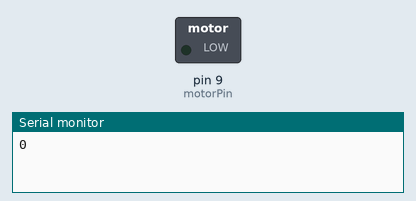
Bench run of a sketch on a simulated Arduino Uno, built with avr-gcc and run on an emulated ATmega328P. Shown: switched loads named in the sketch (green lamp = pin HIGH), the last lines printed to the serial monitor.

Above: at 0.1 s.
At 2.1 s:
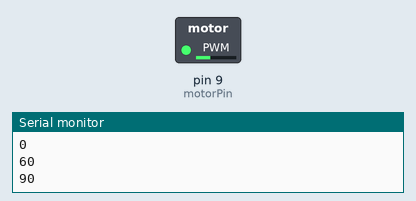
At 3.1 s:
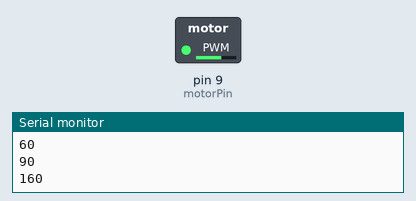
At 5.1 s:
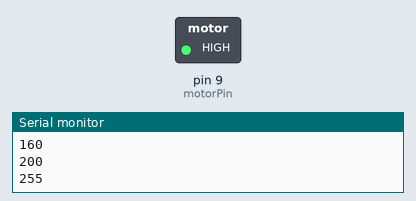
Timing chart, 0 to 6.6 s (numbered marks = the images above):
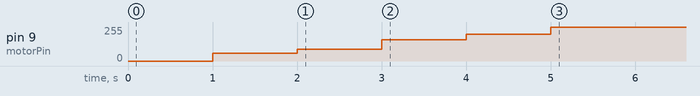

The sketch:

motor_calibration.ino
```cpp
const int motorPin = 9;
const int intensity[] = {0, 60, 90, 160, 200, 255};
void setup()
{
  pinMode(motorPin, OUTPUT);
  digitalWrite(motorPin, LOW);
  Serial.begin(9600);

  //  for ( int i = 60; i < 255 ; i += 30)
  //  {
  //    analogWrite(motorPin, i);
  //    Serial.println(i);
  //    delay(1000);
  //  }

  for ( int i = 0; i < 6; i++)
  {
    analogWrite(motorPin, intensity[i]);
    Serial.println(intensity[i]);
    delay(1000);
  }

}

void loop()
{


}
```
